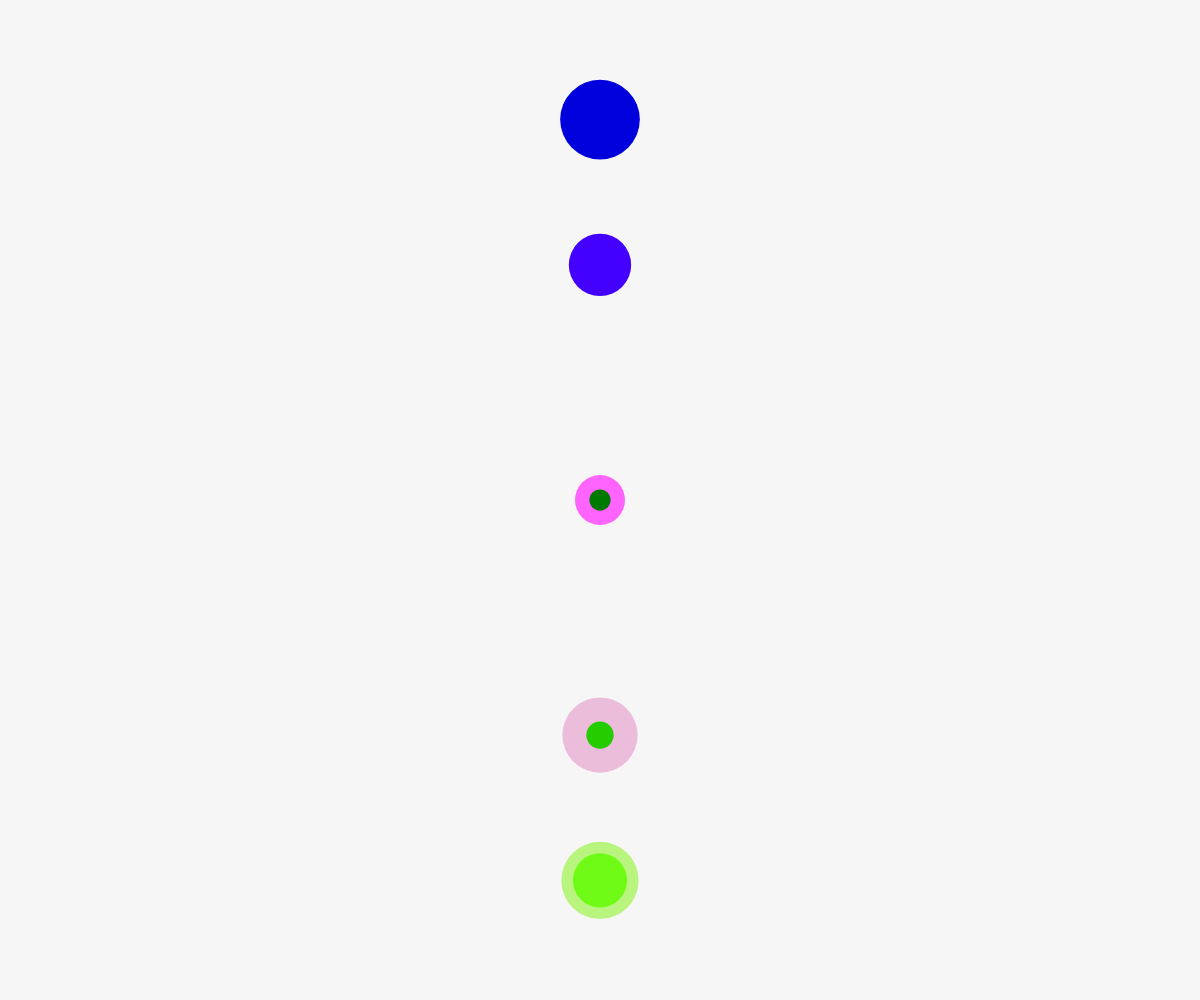
Frame 1 (no input)
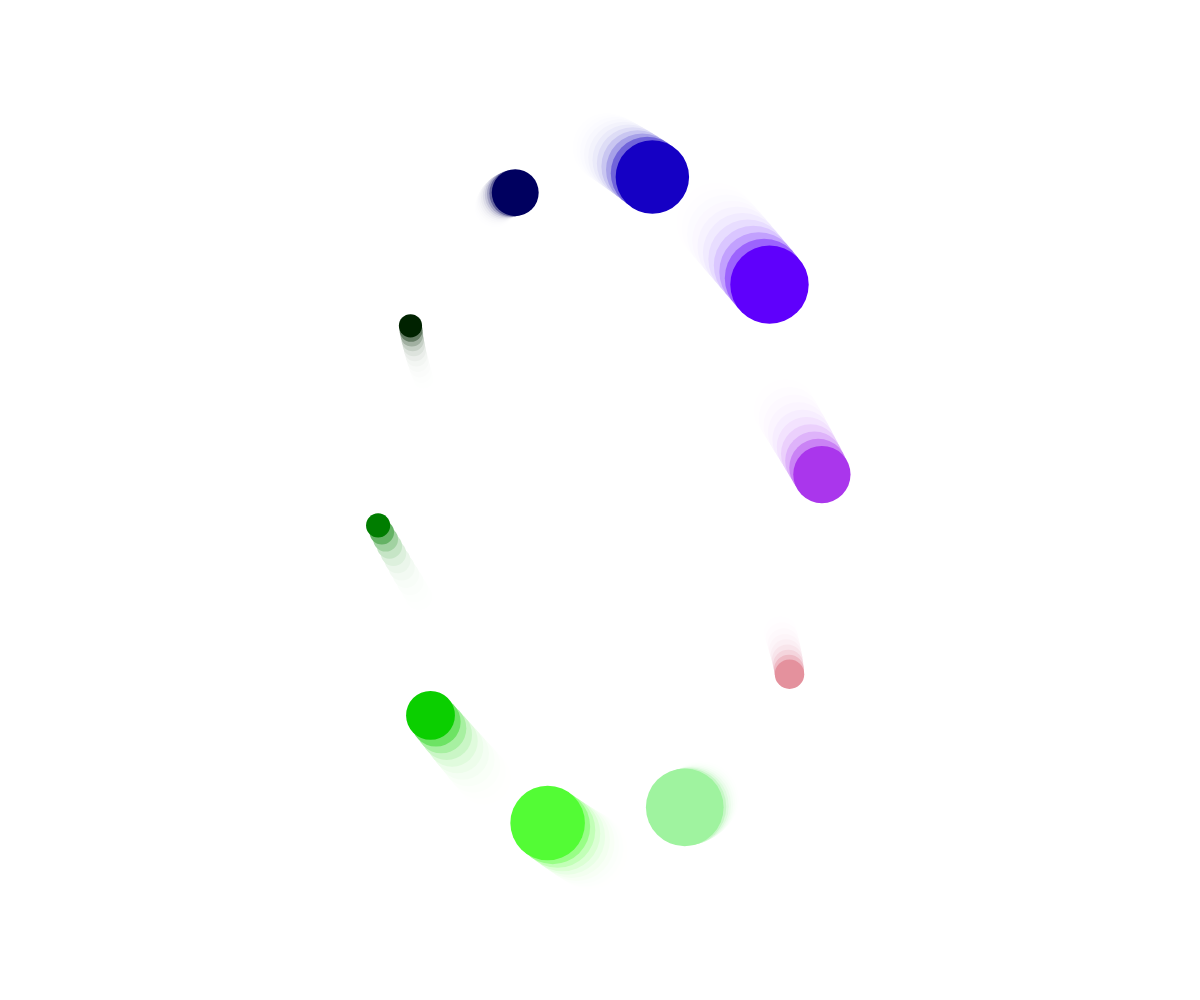
Frame 60 (no input)
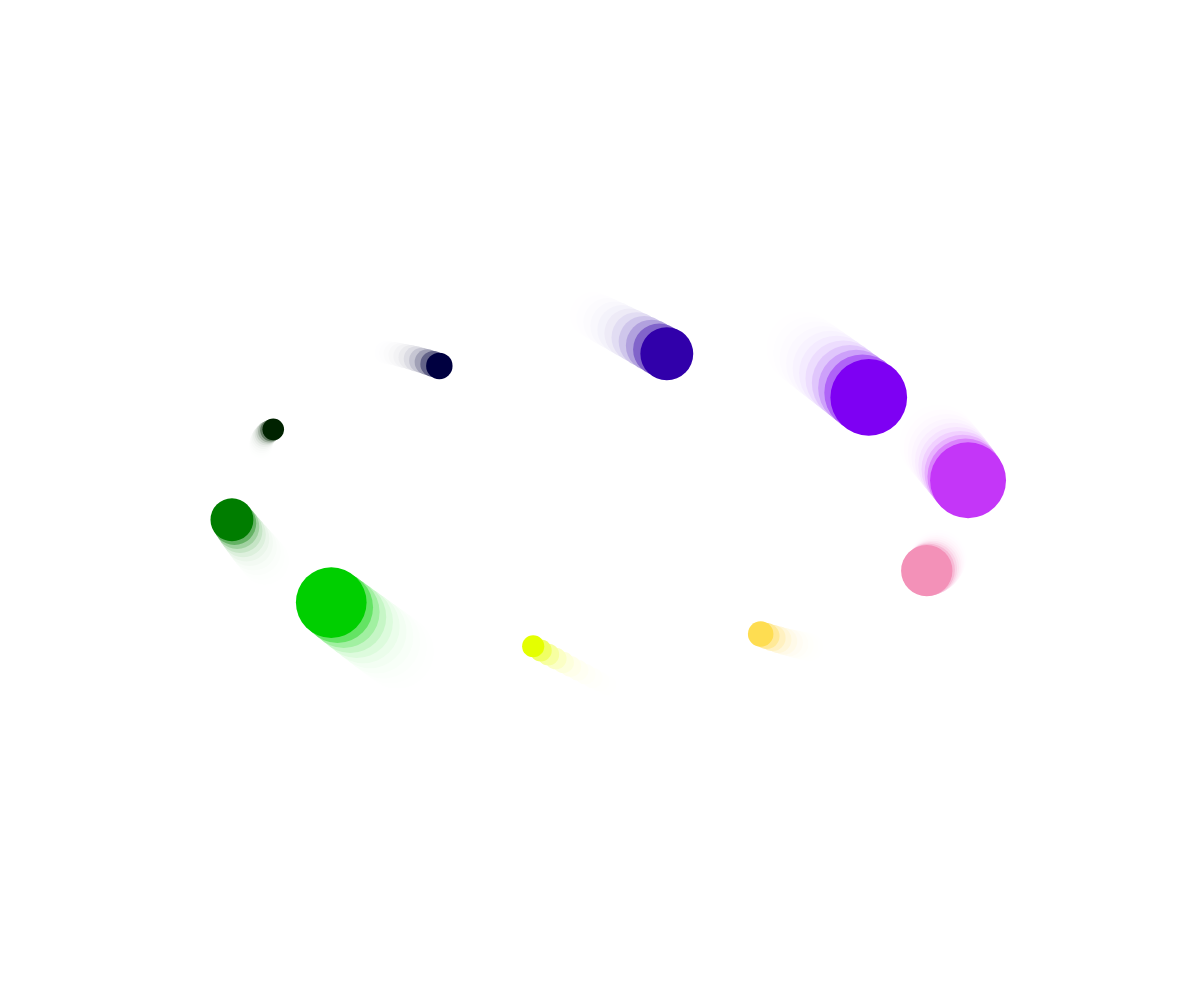
Frame 120 (the mouse pressed at the canvas centre since frame 60)

The p5.js sketch that drew these frames (run headless with seeded random() and noise() and a simulated clock; from frame 60 on, the mouse is pressed at the canvas centre):

// p5.js sketch
// ── sketch.js
let angle = 0;

function setup() {
    createCanvas(windowWidth, windowHeight);
    background(240);
    noStroke();
}

function draw() {
    background(255, 100);

    let numCircles = 10;
    let radius = min(width, height) * 0.4;

    for (let i = 0; i < numCircles; i++) {
        let x = width / 2 + cos(angle + (TWO_PI / numCircles) * i) * radius * sin(angle * 0.5);
        let y = height / 2 + sin(angle + (TWO_PI / numCircles) * i) * radius * cos(angle * 0.5);
        let r = 50 + 30 * sin(angle + i);
        
        fill(
            100 + 155 * cos(angle + i * 0.5),
            100 + 155 * sin(angle + i * 0.6),
            100 + 155 * cos(angle + i * 0.7)
        );
        ellipse(x, y, r, r);
    }
    angle += 0.02;
}

function windowResized() {
    resizeCanvas(width, height);
    background(240);
}


// ── sketch.html
<!DOCTYPE html>
<html lang="en">
<head>
    <meta charset="UTF-8">
    <meta name="viewport" content="width=device-width, initial-scale=1.0">
    <script src="https://cdn.jsdelivr.net/npm/p5@1.11.5/lib/p5.min.js"></script>
    <link rel="stylesheet" href="/style.css">
    <title>Spinning Circles</title>
</head>
<body>
    <div id="nav"></div>
    <div id="sketch-container"></div>
    <script src="sketch.js"></script>
    <script src="/nav.js"></script>
</body>
</html>
